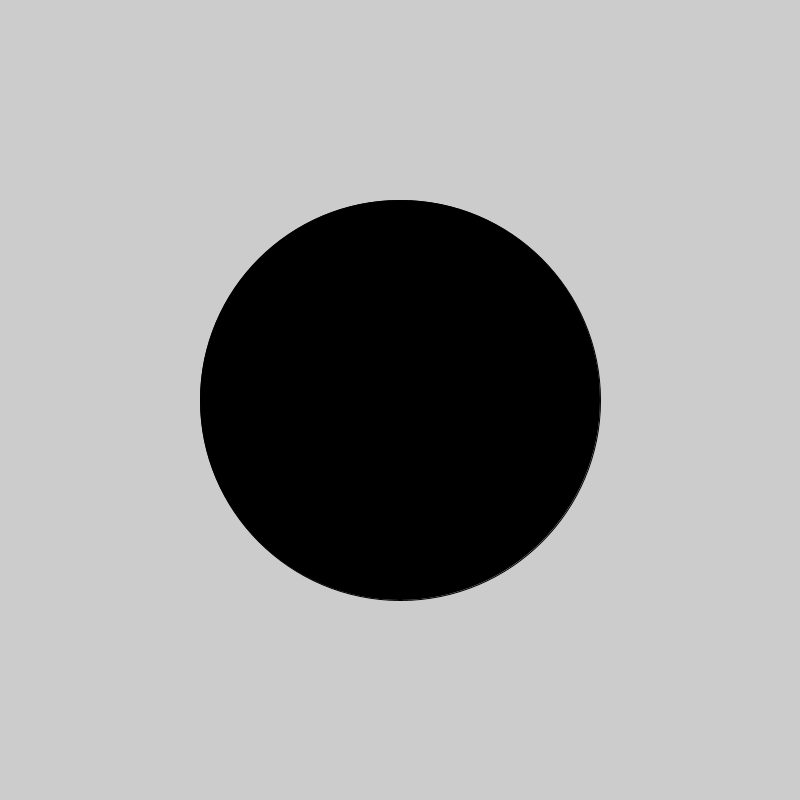
Frame 1 (no input)
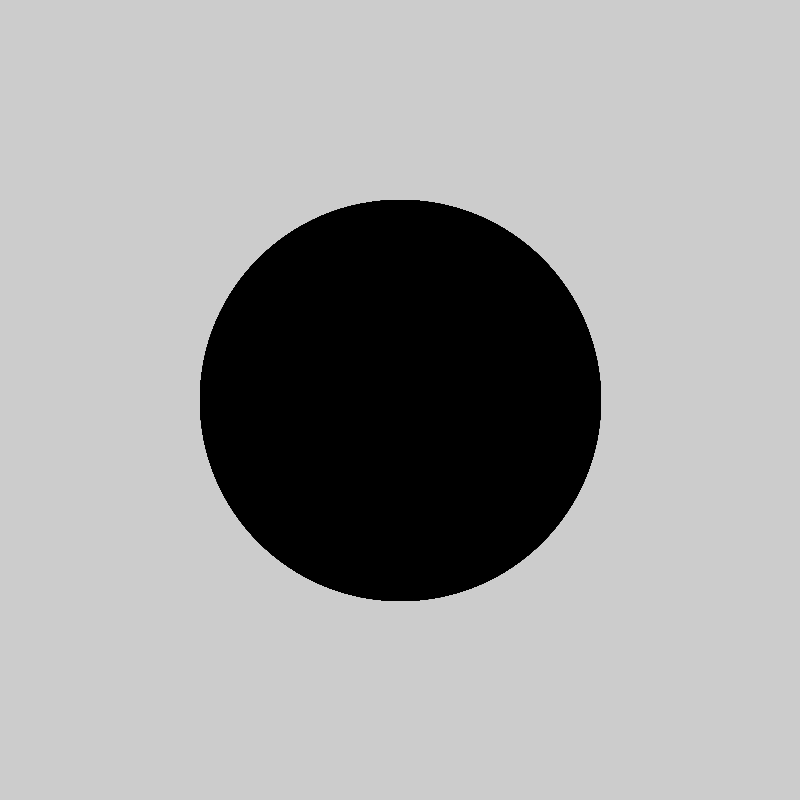
Frame 60 (the mouse pressed at the canvas centre just before this capture)
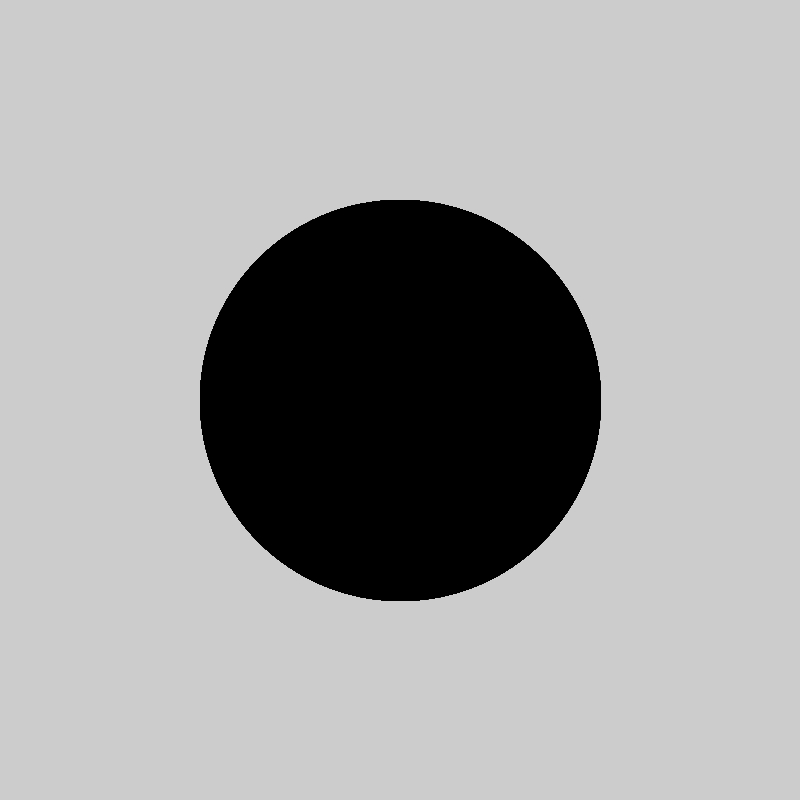
Frame 120 (the mouse held since frame 60 and released just before this capture)

The Processing sketch that drew these frames (run headless with seeded random() and noise(); from frame 60 on, the mouse is pressed at the canvas centre):

// Processing sketch: processing_24260
// ── processing_24260.pde

int y = 0;
int direction = 1;
int x = 799;
int value = 0;

void setup() {
  size (800,800);
  frameRate(200);
}



void draw() {



  fill(value);
ellipse(400, 400, 400, 400); // moon
}

void mouseDragged() 
{
  value = value + 5;
  if (value > 255) {
    value = 0;
  }






ellipse(mouseX, mouseY, 100, 100); // orbiting planet
fill(82, 82, 82, 50); // half moon colour (grey black)
arc(400, 400, 400, 400, HALF_PI, PI+HALF_PI);
fill(255, 255, 255, 50); // moon colour (white)
arc(400, 400, 200, 400, HALF_PI, PI+HALF_PI);


fill(151, 227, 220, 50); // triangle colour and transparency
triangle(mouseX, 500, mouseY, 200, mouseX, 800); // triangle prism

line (0, mouseY, 800, mouseX); // horizontal line
line (800, mouseY, 0, mouseY); // downwards diaganol line 1
line(800, mouseY, 0, mouseX); // downwards diaganol line 2
line(400, mouseY, 0, mouseX); // upper diagonal line 1
line(800, mouseX, 400, mouseY); // upper diagonal line 2

}
    
